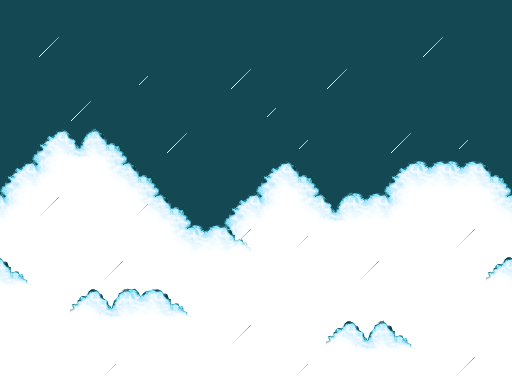

A level layout from a 2D game, rendered from its tile map. Below: a short description, then the map file with its tile-grid data intact:
An orthogonal 16x12 tile map with 32x32 px tiles, 5 tile layers (Tile Layer 5, Tile Layer 4, Tile Layer 3, Tile Layer 4, ...).

<map version="1.0" orientation="orthogonal" width="16" height="12" tilewidth="32" tileheight="32">
 <tileset firstgid="1" source="../tilesets/tileSetForest.tsx" />
 <layer name="Tile Layer 5" width="16" height="12">
  <properties>
   <property name="hScale" value="0" />
   <property name="vScale" value="1" />
  </properties>
  <data encoding="csv">
176,176,176,176,176,176,176,176,176,176,176,176,176,176,176,176,
176,176,176,176,176,176,176,176,176,176,176,176,176,176,176,176,
176,176,176,176,176,176,176,176,176,176,176,176,176,176,176,176,
176,176,176,176,176,176,176,176,176,176,176,176,176,176,176,176,
176,176,176,176,176,176,176,176,176,176,176,176,176,176,176,176,
176,176,176,176,176,176,176,176,176,176,176,176,176,176,176,176,
176,176,176,176,176,176,176,176,176,176,176,176,176,176,176,176,
176,176,176,176,176,176,176,176,176,176,176,176,176,176,176,176,
176,176,176,176,176,176,176,176,176,176,176,176,176,176,176,176,
176,176,176,176,176,176,176,176,176,176,176,176,176,176,176,176,
176,176,176,176,176,176,176,176,176,176,176,176,176,176,176,176,
176,176,176,176,176,176,176,176,176,176,176,176,176,176,176,176
</data>
 </layer>
 <layer name="Tile Layer 4" width="16" height="12">
  <properties>
   <property name="hScale" value="0.2" />
   <property name="hSpeed" value="-30" />
   <property name="vScale" value="0" />
  </properties>
  <data encoding="csv">
1,1,1,1,1,1,1,1,1,1,1,1,1,1,1,1,
1,1,1,1,1,1,1,1,1,1,1,1,1,1,1,1,
1,1,1,1,1,1,1,1,1,1,1,1,1,1,1,1,
1,1,1,1,1,1,1,1,1,1,1,1,1,1,1,1,
1,221,222,224,1,1,1,1,1,1,1,1,1,1,1,1,
221,191,238,190,224,1,1,1,221,224,1,1,221,223,223,224,
191,238,238,238,190,224,1,221,191,190,222,223,191,238,238,190,
238,238,238,238,238,190,223,192,238,238,238,238,238,238,238,238,
238,238,238,238,238,238,238,238,238,238,238,238,238,238,238,238,
238,238,238,238,238,238,238,238,238,238,238,238,238,238,238,238,
238,238,238,238,238,238,238,238,238,238,238,238,238,238,238,238,
238,238,238,238,238,238,238,238,238,238,238,238,238,238,238,238
</data>
 </layer>
 <layer name="Tile Layer 3" width="16" height="12">
  <properties>
   <property name="hScale" value="0.4" />
   <property name="hSpeed" value="-60" />
   <property name="vScale" value="0" />
  </properties>
  <data encoding="csv">
1,1,1,1,1,1,1,1,1,1,1,1,1,1,1,1,
1,1,1,1,1,1,1,1,1,1,1,1,1,1,1,1,
1,1,1,1,1,1,1,1,1,1,1,1,1,1,1,1,
1,1,1,1,1,1,1,1,1,1,1,1,1,1,1,1,
1,1,1,1,1,1,1,1,1,1,1,1,1,1,1,1,
1,1,1,1,1,1,1,1,1,1,1,1,1,1,1,1,
1,1,1,1,1,1,1,1,1,1,1,1,1,1,1,1,
1,1,1,1,1,1,1,1,1,1,1,1,1,1,1,1,
208,238,238,238,238,238,238,238,238,238,238,238,238,238,238,205,
238,238,205,206,207,208,238,238,238,238,238,238,238,238,238,238,
238,238,238,238,238,238,238,238,238,238,205,206,208,238,238,238,
238,238,238,238,238,238,238,238,238,238,238,238,238,238,238,238
</data>
 </layer>
 <layer name="Tile Layer 4" width="16" height="12">
  <properties>
   <property name="hScale" value="0.6" />
   <property name="hSpeed" value="-120" />
   <property name="vScale" value="0" />
   <property name="vSpeed" value="120" />
  </properties>
  <data encoding="csv">
1,1,1,1,1,1,1,1,1,1,1,1,1,1,1,1,
1,1,1,1,1,1,1,1,1,1,1,1,1,1,1,1,
1,1,1,1,10,1,1,1,1,1,1,1,1,1,1,1,
1,1,1,1,1,1,1,1,10,1,1,1,1,1,1,1,
1,1,1,1,1,1,1,1,1,10,1,1,1,1,10,1,
1,1,1,1,1,1,1,1,1,1,1,1,1,1,1,1,
1,1,1,1,10,1,1,1,1,1,1,1,1,1,1,1,
1,1,1,1,1,1,1,1,1,10,1,1,1,1,1,1,
1,1,1,1,1,1,1,1,1,1,1,1,1,1,1,1,
1,1,1,1,1,1,1,1,1,1,1,1,1,1,1,1,
1,1,1,1,1,1,1,1,1,1,1,1,1,1,1,1,
1,1,1,10,1,1,1,1,1,10,1,1,1,1,1,1
</data>
 </layer>
 <layer name="Tile Layer 5" width="16" height="12">
  <properties>
   <property name="hScale" value="0.8" />
   <property name="hSpeed" value="-240" />
   <property name="vScale" value="0" />
   <property name="vSpeed" value="240" />
  </properties>
  <data encoding="csv">
1,1,1,1,1,1,1,1,1,1,1,1,1,1,1,1,
1,9,1,1,1,1,1,1,1,1,1,1,1,9,1,1,
1,1,1,1,1,1,1,9,1,1,9,1,1,1,1,1,
1,1,9,1,1,1,1,1,1,1,1,1,1,1,1,1,
1,1,1,1,1,9,1,1,1,1,1,1,9,1,1,1,
1,1,1,1,1,1,1,1,1,1,1,1,1,1,1,1,
1,9,1,1,1,1,1,1,1,1,1,1,1,1,1,1,
1,1,1,1,1,1,1,9,1,1,1,1,1,1,9,1,
1,1,1,9,1,1,1,1,1,1,1,9,1,1,1,1,
1,1,1,1,1,1,1,1,1,1,1,1,1,1,1,1,
1,1,1,1,1,1,1,9,1,1,1,1,1,1,1,1,
1,1,1,1,1,1,1,1,1,1,1,1,1,1,9,1
</data>
 </layer>
</map>
